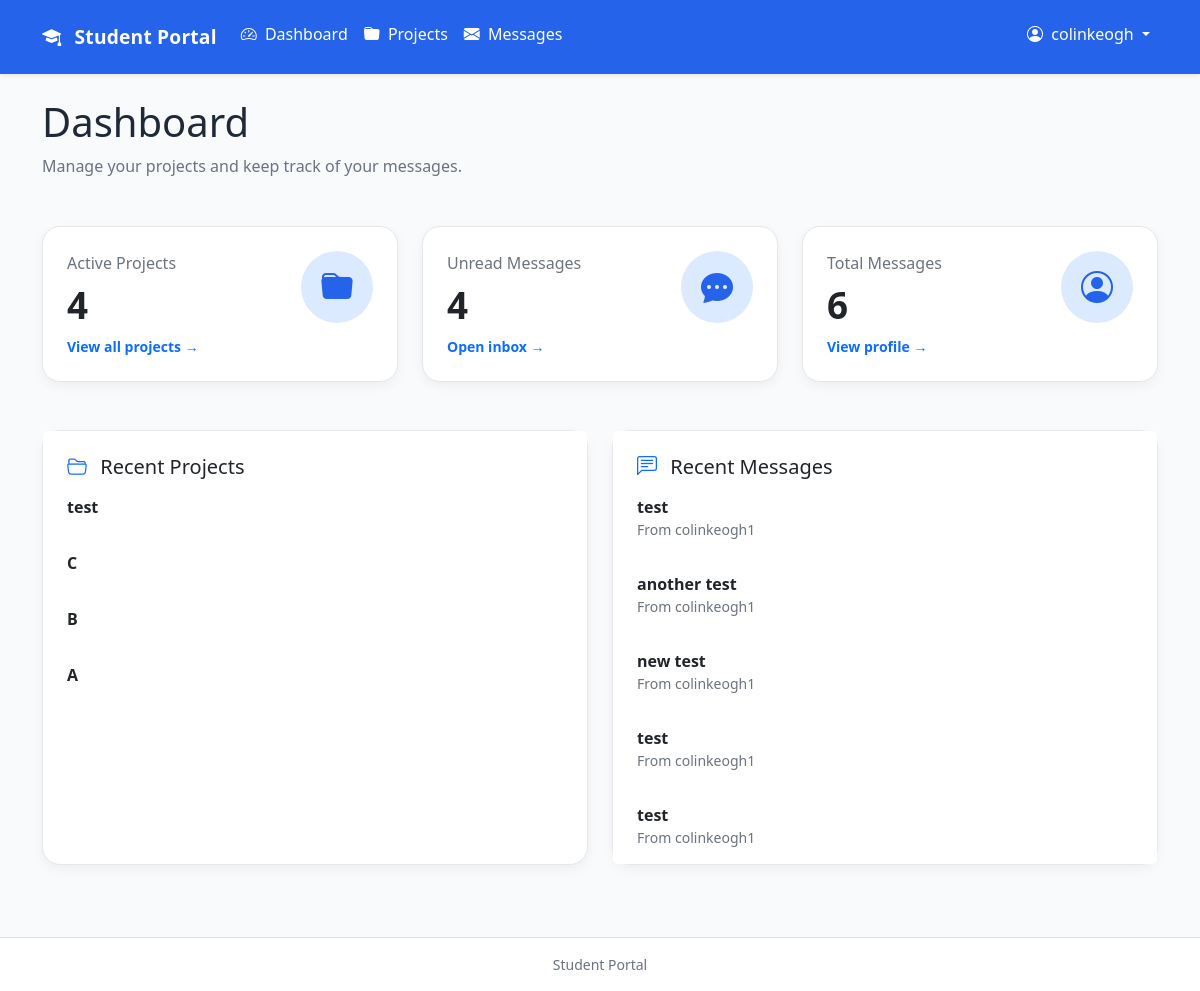
The app's page / (signed in) with its own data.
### accounts/models.py (models this page shows)
class CustomUser(AbstractUser):
    phone_number = models.CharField(
        max_length=20,
        blank=True,
    )
    address = models.TextField(
        blank=True,
    )

### projects/models.py (models this page shows, shortened)
class Project(models.Model):
    class Status(models.TextChoices):
        PLANNING = "PL", "Planning"
        ACTIVE = "AC", "Active"
        COMPLETED = "CO", "Completed"
    title = models.CharField(
        max_length=200,
    )
    description = models.TextField(
        blank=True,
    )
    owner = models.ForeignKey(
        settings.AUTH_USER_MODEL,
        on_delete=models.CASCADE,
        related_name="owned_projects",
    )
    status = models.CharField(
        max_length=2,
        choices=Status.choices,
        default=Status.PLANNING,
    )
    start_date = models.DateField(
        null=True,
        blank=True,
    )
    end_date = models.DateField(
        null=True,
        blank=True,
    )
    stakeholders = models.TextField(
        blank=True,
    )
    created_at = models.DateTimeField(
        auto_now_add=True,
    )
    class Meta:
        ordering = ["-created_at"]

### messaging/models.py (models this page shows, shortened)
class Message(models.Model):
    sender = models.ForeignKey(
        settings.AUTH_USER_MODEL,
        on_delete=models.CASCADE,
        related_name="sent_messages",
    )
    recipient = models.ForeignKey(
        settings.AUTH_USER_MODEL,
        on_delete=models.CASCADE,
        related_name="received_messages",
    )
    subject = models.CharField(
        max_length=200,
    )
    body = models.TextField()
    sent_at = models.DateTimeField(
        auto_now_add=True,
    )
    is_read = models.BooleanField(
        default=False,
    )
    is_archived = models.BooleanField(
        default=False,
    )
    class Meta:
        ordering = ["-sent_at"]

### dashboard/views.py (the view)
@login_required
def home(request):
    project_count = Project.objects.filter(
        owner=request.user,
    ).count()
    unread_messages = Message.objects.filter(
        recipient=request.user,
        is_read=False,
    ).count()
    total_messages = Message.objects.filter(
        recipient=request.user,
    ).count()
    recent_projects = Project.objects.filter(
        owner=request.user,
    ).order_by("-created_at")[:5]
    recent_messages = Message.objects.filter(
        recipient=request.user,
    ).order_by("-sent_at")[:5]
    context = {
        "project_count": project_count,
        "unread_messages": unread_messages,
        "total_messages": total_messages,
        "recent_projects": recent_projects,
        "recent_messages": recent_messages,
    }
    return render(
        request,
        "dashboard/home.html",
        context,
    )

### dashboard/templates/dashboard/home.html (shortened to what this page needs)
{% extends "base.html" %}
{% block content %}
<div class="mb-5">
    <h1>Dashboard</h1>
    <p class="text-muted mb-0">
        Manage your projects and keep track of your messages.
    </p>
</div>
<div class="row g-4 mb-5">
    <div class="col-lg-4">
        <a
            href="{% url 'projects:list' %}"
            class="text-decoration-none text-dark">
            <div class="card h-100">
                <div class="card-body p-4">
                    <div class="d-flex justify-content-between align-items-start">
                        <div>
                            <p class="text-muted mb-2">
                                Active Projects
                            </p>
                            <h2 class="mb-2">
                                {{ project_count }}
                            </h2>
                            <small class="text-primary fw-semibold">
                                View all projects →
                            </small>
                        </div>
                        <i class="bi bi-folder-fill fs-1"></i>
                    </div>
                </div>
            </div>
        </a>
    </div>
    <div class="col-lg-4">
        <a
            href="{% url 'messaging:inbox' %}"
            class="text-decoration-none text-dark">
            <div class="card h-100">
                <div class="card-body p-4">
                    <div class="d-flex justify-content-between align-items-start">
                        <div>
                            <p class="text-muted mb-2">
                                Unread Messages
                            </p>
                            <h2 class="mb-2">
                                {{ unread_messages }}
                            </h2>
                            <small class="text-primary fw-semibold">
                                Open inbox →
                            </small>
                        </div>
                        <i class="bi bi-chat-dots-fill fs-1"></i>
                    </div>
                </div>
            </div>
        </a>
    </div>
    <div class="col-lg-4">
        <a
            href="{% url 'dashboard:profile' %}"
            class="text-decoration-none text-dark">
            <div class="card h-100">
                <div class="card-body p-4">
                    <div class="d-flex justify-content-between align-items-start">
                        <div>
                            <p class="text-muted mb-2">
                                Total Messages
                            </p>
                            <h2 class="mb-2">
                                {{ total_messages }}
                            </h2>
                            <small class="text-primary fw-semibold">
                                View profile →
                            </small>
                        </div>
                        <i class="bi bi-person-circle fs-1"></i>
                    </div>
                </div>
            </div>
        </a>
    </div>
</div>
<div class="row g-4">
    <div class="col-lg-6">
        <div class="card h-100">
            <div class="card-header bg-white border-0 pt-4 pb-0 px-4">
                <h5 class="mb-0">
                    <i class="bi bi-folder2-open text-primary me-2"></i>
                    Recent Projects
                </h5>
            </div>
            <div class="list-group list-group-flush">
                {% for project in recent_projects %}
                    <a
                        href="{% url 'projects:detail' project.pk %}"
                        class="list-group-item list-group-item-action border-0 px-4 py-3">
                        <strong>
                            {{ project.title }}
                        </strong>
                    </a>
                {% empty %}
                    <div class="list-group-item border-0 px-4 py-3 text-muted">
                        No projects available.
                    </div>
                {% endfor %}
            </div>
        </div>
    </div>
    <div class="col-lg-6">
        <div class="card h-100">
            <div class="card-header bg-white border-0 pt-4 pb-0 px-4">
                <h5 class="mb-0">
                    <i class="bi bi-chat-left-text text-primary me-2"></i>
                    Recent Messages
                </h5>
            </div>
            <div class="list-group list-group-flush">
                {% for message in recent_messages %}
                    <a
                        href="{% url 'messaging:detail' message.pk %}"
                        class="list-group-item list-group-item-action border-0 px-4 py-3">
                        <strong>
                            {{ message.subject }}
                        </strong>
                        <br>
                        <small class="text-muted">
                            From {{ message.sender.username }}
                        </small>
                    </a>
                {% empty %}
                    <div class="list-group-item border-0 px-4 py-3 text-muted">
                        No messages available.
                    </div>
                {% endfor %}
            </div>
        </div>
    </div>
</div>
{% endblock %}

### templates/base.html (shortened to what this page needs)
{% load static %}
<link
    href="https://cdn.jsdelivr.net/npm/bootstrap@5.3.3/dist/css/bootstrap.min.css"
    rel="stylesheet">
<link
    href="https://cdn.jsdelivr.net/npm/bootstrap-icons@1.11.3/font/bootstrap-icons.css"
    rel="stylesheet">
<link
    rel="stylesheet"
    href="{% static 'css/style.css' %}">
<nav class="navbar navbar-expand-lg bg-primary shadow-sm">
    <div class="container">
        <a
            class="navbar-brand fw-semibold text-white"
            href="{% url 'dashboard:home' %}">
            <i class="bi bi-mortarboard-fill me-2 text-white"></i>
            Student Portal
        </a>
        <div
            class="collapse navbar-collapse"
            id="navbarNav">
            {% if user.is_authenticated %}
                <ul class="navbar-nav me-auto">
                    <li class="nav-item">
                        <a
                            class="nav-link text-white"
                            href="{% url 'dashboard:home' %}">
                            <i class="bi bi-speedometer2 me-1 text-white"></i>
                            Dashboard
                        </a>
                    </li>
                    <li class="nav-item">
                        <a
                            class="nav-link text-white"
                            href="{% url 'projects:list' %}">
                            <i class="bi bi-folder-fill me-1 text-white"></i>
                            Projects
                        </a>
                    </li>
                    <li class="nav-item">
                        <a
                            class="nav-link text-white"
                            href="{% url 'messaging:inbox' %}">
                            <i class="bi bi-envelope-fill me-1 text-white"></i>
                            Messages
                        </a>
                    </li>
                </ul>
                <ul class="navbar-nav ms-auto">
                    <li class="nav-item dropdown">
                        <a
                            class="nav-link dropdown-toggle text-white"
                            href="#"
                            id="accountDropdown"
                            role="button"
                            data-bs-toggle="dropdown"
                            aria-expanded="false">
                            <i class="bi bi-person-circle me-1 text-white"></i>
                            {{ user.username }}
                        </a>
                    </li>
                </ul>
            {% endif %}
        </div>
    </div>
</nav>
<main class="container py-4">
    {% block content %}
    {% endblock %}
</main>
<footer class="border-top bg-white py-3 mt-5">
    <div class="container text-center">
        <small class="text-muted">
            Student Portal
        </small>
    </div>
</footer>

### static/css/style.css (style rules this page uses)
.navbar { min-height: 64px; background: var(--primary) !important; box-shadow: 0 2px 12px rgba(0,0,0,.08); }
.navbar-brand { font-size: 1.2rem; font-weight: 600; letter-spacing: .2px; }
.nav-link { color: var(--text-muted); border-radius: 12px; padding: .85rem 1rem; margin-bottom: .45rem; transition: all .25s ease; font-weight: 500; }
.nav-link i { margin-right: .7rem; }
main { min-height: calc(100vh - 64px); }
.text-muted { color: var(--text-muted) !important; }
.card { background: white; border: 1px solid var(--border); border-radius: 18px; box-shadow: 0 4px 12px rgba(0,0,0,.05); transition: transform .25s, box-shadow .25s, border-color .25s; }
.card i.fs-1 { width: 72px; height: 72px; display: flex; align-items: center; justify-content: center; border-radius: 50%; background: var(--primary-light); color: var(--primary) !important; font-size: 2rem !important; }
.card h2 { font-size: 2.3rem; font-weight: 700; margin-top: .4rem; }
.card p { margin-bottom: 0; }

### records on screen
CustomUser: username "colinkeogh"
Project: title "test"
Project: title "C"
Project: title "B"
Project: title "A"
Message: subject "test", sender.username "colinkeogh1"
Message: subject "another test", sender.username "colinkeogh1"
Message: subject "new test", sender.username "colinkeogh1"
Message: subject "test", sender.username "colinkeogh1"
Message: subject "test", sender.username "colinkeogh1"

### other values on screen
{{ project_count }} "4"
{{ unread_messages }} "4"
{{ total_messages }} "6"
